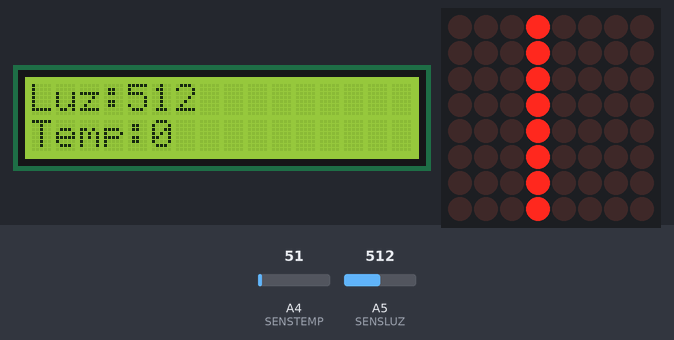
Simulated run of this sketch. Board: Arduino Uno, built with avr-gcc and run on an emulated ATmega328P. Parts: 16×2 character LCD, 8×8 LED matrix. The inputs (shaded band) are chosen by the test bench; at power-on: A5 (SENSLUZ) = 512, A4 (SENSTEMP) = 51.

Above: at 1.27 s.
1.3 s: A5 (SENSLUZ) set to 716
At 1.52 s:
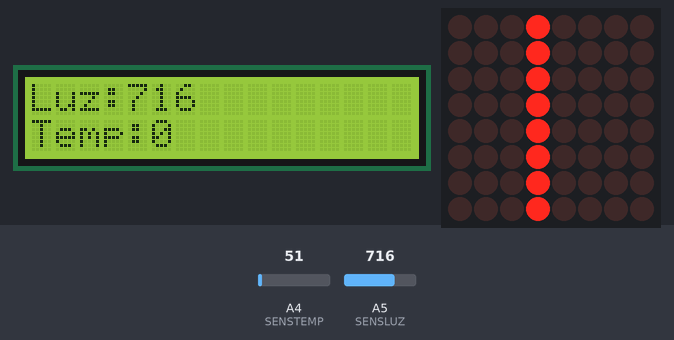
4.3 s: A5 (SENSLUZ) set to 900
At 4.84 s:
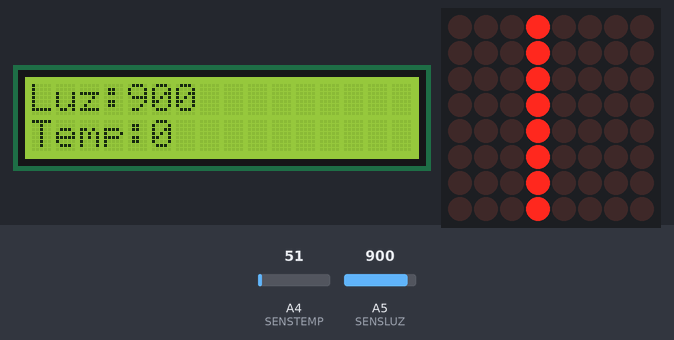
5.8 s: A5 (SENSLUZ) set to 1023
At 6.05 s:
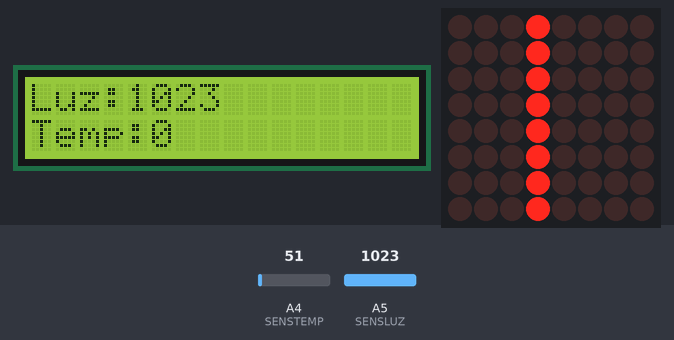
Timing chart, 0 to 8.8 s (numbered marks = the images above; inputs shaded):
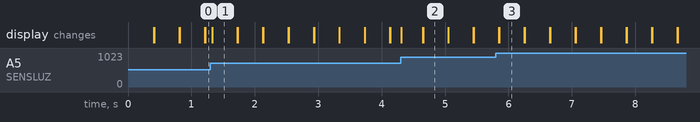

Measured:
- after the input at 1.3 s, the display: changes at once (image 1)
- after the input at 4.3 s, the display: changes at once (image 2)

The sketch:

pruebaMODdel.ino
```cpp
/*
    +XBEE conectado tal cual al Arduino a través de los cables
    +Tierra (GND) a una de las hileras de la protoboard y 5V a la otra
    +Pantalla LCD con todos sus pines conectados, los que correspondan
  a la Arduino y los que correspondan a la XBEE, los 5V de la LCD a la
  hilera de la protoboard de 5V y la GND de la LCD a la hilera de GND
  de la protoboard
    +SHIELD de LEDs con VCC a la hilera de 5V de la protoboard y con GND a
  GND de la protoboard y DIN soldado al pin 7 digital en el LCD, CS al 6
  y CLK al 5
    +Sensor de luz soldado junto con la resistencia al pin analogico 5 del
  LCD, la resistencia al GND de la protoboard y la otra pata del sensor a
  la hilera 5V de la protoboard
    +Sensor de temperatura, exactamente igual que el de luz pero en el pin
  numero 4
*/


#include <LiquidCrystal.h>
#include "LedControl.h"

#define DINLED 7
#define CSLED 6
#define CLKLED 5
#define QTD_DISP 1

#define SENSLUZ 5
#define SENSTEMP 4


LiquidCrystal lcd(8, 9, 4, 5, 6, 7); //Creamos el LCD
LedControl ledMatrix = LedControl(DINLED, CLKLED, CSLED, QTD_DISP);  //Creamos la SHIELD de LEDs

int luzamb;  //Almacen para el valor obtenido por el sensor de luz
int tempamb;  //Alamacen para el valor obtenido por el sensor de temperatura


void setup() {
  lcd.begin(16, 2);  //Inicializamos el LCD con 16 columnas y 2 filas
  ledMatrix.shutdown(0, false);  //Ponemos el estado apagado a falso en la matriz de LEDs 0, es decir, encendemos la matriz de LEDs
  ledMatrix.setIntensity(0, 5);  //Colocamos un valor de intensidad de brillo de 5 (0~16)
  ledMatrix.clearDisplay(0);     //Limpiamos la matriz 0
}

void loop() {
  lcd.clear();  //Limpiamos el LCD
  lcd.setCursor(0, 0);  //Colocamos el cursor al inicio del LCD
  lcd.print("Luz:");
  luzamb = analogRead(SENSLUZ);  //Obtenemos el valor del sensor de luz
  lcd.print(luzamb);  //Mostramos el valor obtenido por el sensor, se puede utilizar esto para conocer los valores que obtiene en funcion de la luz que haya
  lcd.setCursor(0, 1);  //Colocamos el cursor al inicio de la segunda fila
  lcd.print("Temp:");
  luzamb = analogRead(SENSTEMP);  //Obtenemos el valor del sensor de temperatura
  lcd.print(tempamb);  //Mostramos el valor obtenido por el sensor, se puede utilizar esto para conocer los valores que obtiene en funcion de la temperatura que haya
  ledMatrix.setColumn(0, 3, B11111111);  //Endendemos la cuarta columna
  delay(50);
  ledMatrix.setColumn(0, 3, B00000000);  //Apagamos la cuarta columna
}
```
